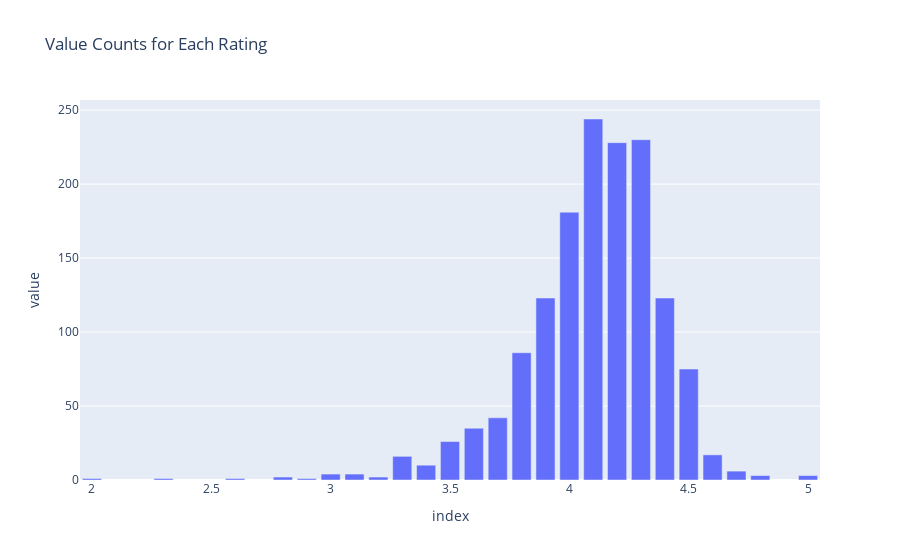

Write notebook code for a chart like this one.
### Code cell
fig = px.bar(df['rating'].value_counts(), title='Value Counts for Each Rating')

fig.update_layout(
    showlegend=False
)

fig.show()

### Figure 1 — Plotly figure (JSON) as saved in the notebook; plotly's stock layout.template omitted (floating-point values rounded to 4 significant figures)
{"data": [{"alignmentgroup": "True", "hovertemplate": "variable=rating<br>index=%{x}<br>value=%{y}<extra></extra>", "legendgroup": "rating", "marker": {"color": "#636efa", "pattern": {"shape": ""}}, "name": "rating", "offsetgroup": "rating", "orientation": "v", "showlegend": true, "textposition": "auto", "type": "bar", "x": [4.1, 4.3, 4.2, 4, 3.9, 4.4, 3.8, 4.5, 3.7, 3.6, 3.5, 4.6, 3.3, 3.4, 4.7, 3, 3.1, 5, 4.8, 3.2, 2.8, 2.3, 2, 2.6, 2.9], "xaxis": "x", "y": [244, 230, 228, 181, 123, 123, 86, 75, 42, 35, 26, 17, 16, 10, 6, 4, 4, 3, 3, 2, 2, 1, 1, 1, 1], "yaxis": "y"}], "layout": {"barmode": "relative", "legend": {"title": {"text": "variable"}, "tracegroupgap": 0}, "showlegend": false, "title": {"text": "Value Counts for Each Rating"}, "xaxis": {"anchor": "y", "domain": [0, 1], "title": {"text": "index"}}, "yaxis": {"anchor": "x", "domain": [0, 1], "title": {"text": "value"}}}}
